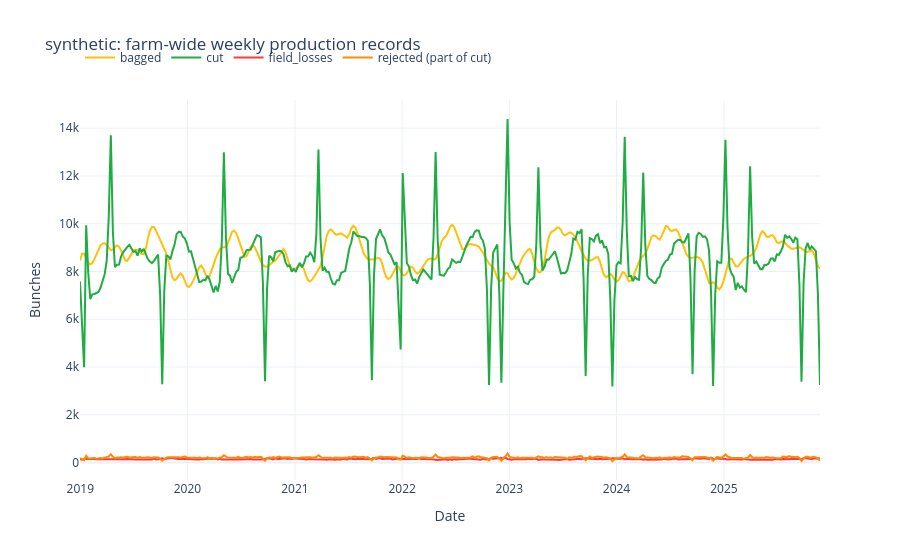

The notebook cell saved with this chart:
### Code cell
fig = go.Figure()
fig.add_trace(go.Scatter(x=production_weekly["date"], y=production_weekly["bagged"], name="bagged", line=dict(color="#FFC107", width=2)))
fig.add_trace(go.Scatter(x=production_weekly["date"], y=production_weekly["cut"], name="cut", line=dict(color="#1FAC42", width=2)))
fig.add_trace(go.Scatter(x=production_weekly["date"], y=production_weekly["field_losses"], name="field_losses", line=dict(color="#FD3939", width=2)))
fig.add_trace(go.Scatter(x=production_weekly["date"], y=production_weekly["rejected"], name="rejected (part of cut)", line=dict(color="#FF8902", width=2)))

fig.update_layout(
    title=f"{DATA_DIR.name}: farm-wide weekly production records",
    xaxis_title="Date",
    yaxis_title="Bunches",
    template="plotly_white",
    legend=dict(orientation="h", y=1.15),
)
fig.show()

### Figure 1 — Plotly figure (JSON) as saved in the notebook; plotly's stock layout.template omitted (floating-point values rounded to 4 significant figures; data arrays with more than 128 entries replaced by an {"elided": "..."} marker saying what was removed)
{"data": [{"line": {"color": "#FFC107", "width": 2}, "name": "bagged", "type": "scatter", "x": {"elided": "361 str values"}, "y": {"elided": "361 float values"}}, {"line": {"color": "#1FAC42", "width": 2}, "name": "cut", "type": "scatter", "x": {"elided": "361 str values"}, "y": {"elided": "361 float values"}}, {"line": {"color": "#FD3939", "width": 2}, "name": "field_losses", "type": "scatter", "x": {"elided": "361 str values"}, "y": {"elided": "361 float values"}}, {"line": {"color": "#FF8902", "width": 2}, "name": "rejected (part of cut)", "type": "scatter", "x": {"elided": "361 str values"}, "y": {"elided": "361 float values"}}], "layout": {"legend": {"orientation": "h", "y": 1.15}, "title": {"text": "synthetic: farm-wide weekly production records"}, "xaxis": {"title": {"text": "Date"}}, "yaxis": {"title": {"text": "Bunches"}}}}
